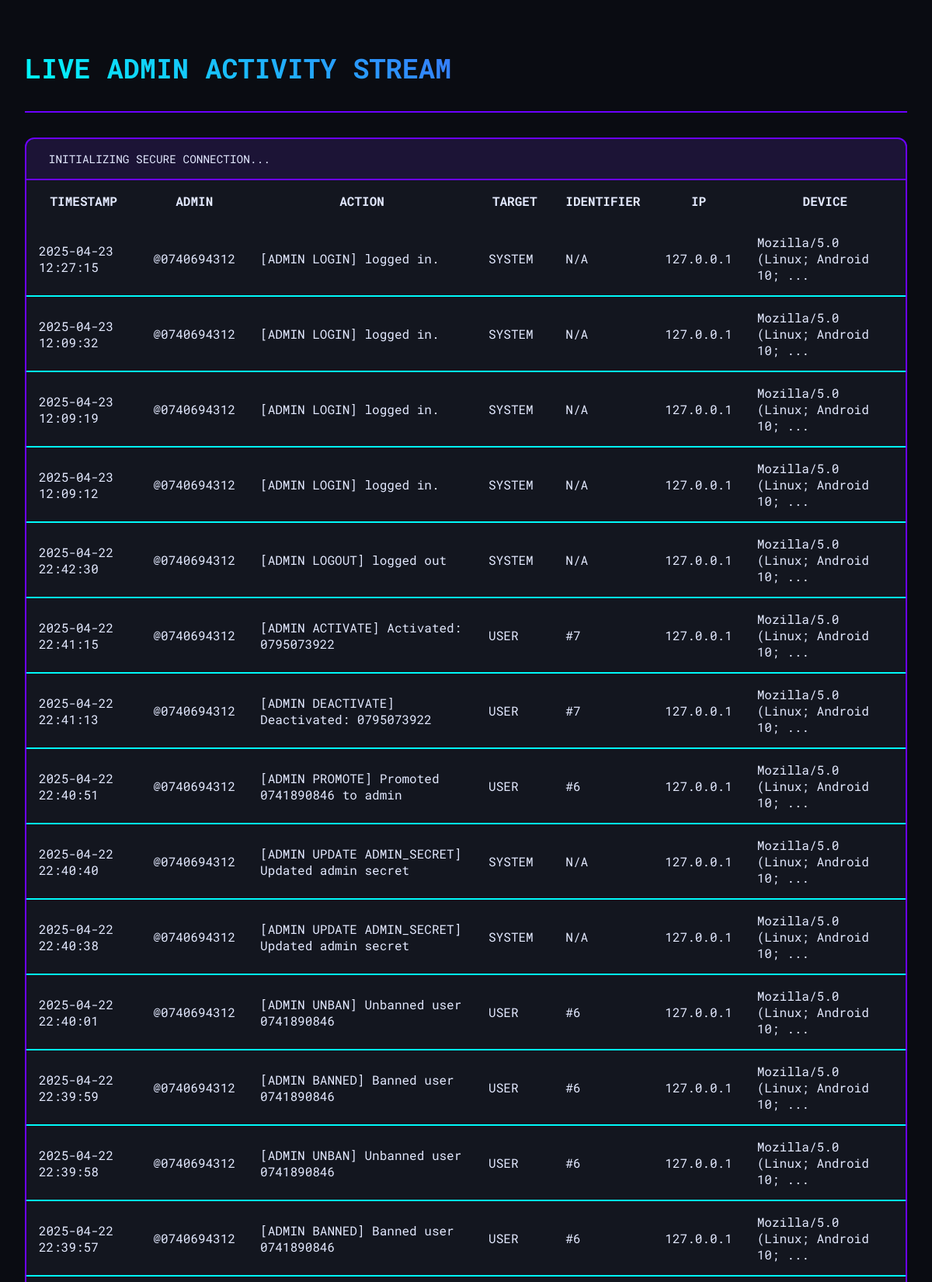
Screenshot of /admin/activities (signed in, upper part) with the database file from the repository.
### app.py (models this page shows)
class AdminActivity(db.Model):
    __tablename__ = 'admin_activity'
    id = db.Column(db.Integer, primary_key=True)
    admin_id = db.Column(db.Integer, db.ForeignKey('user.id'), nullable=True)
    action = db.Column(db.String(255), nullable=True)
    timestamp = db.Column(db.DateTime, default=nairobi_time,  nullable=True)
    target_type = db.Column(db.String(50),  nullable=True)
    target_id = db.Column(db.Integer,  nullable=True)
    ip_address = db.Column(db.String(45),  nullable=True)
    user_agent = db.Column(db.Text,  nullable=True)
    admin = db.relationship('User', backref=db.backref('admin_activities', lazy='dynamic'))
    __table_args__ = (
        Index('ix_activity_timestamp', 'timestamp'),
        Index('ix_activity_admin', 'admin_id'),
        Index('ix_activity_target', 'target_type', 'target_id'),
    )

class User(db.Model, UserMixin):
    id = db.Column(db.Integer, primary_key=True)
    mobile = db.Column(db.String(10), unique=True, nullable=False)
    email = db.Column(db.String(120), unique=True,  nullable=False)
    password = db.Column(db.String(255), nullable=False)
    role = db.Column(db.String(10), nullable=False, default='user')
    created_at = db.Column(db.DateTime, default=nairobi_time)
    profile_image = db.Column(db.String(255), default='/static/default-profile.png')
    location = db.Column(db.String(255), nullable=True)
    agreed = db.Column(db.Boolean, default=False)
    active = db.Column(db.Boolean, default=True)

### app.py (the view)
@app.route('/admin/activities')
@admin_required
def admin_activities():
    activities = AdminActivity.query.options(
        db.joinedload(AdminActivity.admin)
    ).order_by(AdminActivity.timestamp.desc()).limit(100).all()
    return render_template('activity_monitor.html', activities=activities)

### app.py (called while the page is built)
@app.before_request
def make_session_permanent():
    session.permanent = True

@app.before_request
def auto_logout_user():
    if current_user.is_authenticated:
        user = User.query.filter_by(id=current_user.id).first()
        if user and user.role != current_user.role:
            logout_user()
            flash("Role has changed. Please log in again.", "error")
            return redirect(url_for('login'))

def admin_required(f):
    @wraps(f)
    def decorated_function(*args, **kwargs):
        if not current_user.is_authenticated or current_user.role != 'admin':
            return abort(403)
        return f(*args, **kwargs)
    return decorated_function

@login_manager.user_loader
def load_user(user_id):
    return User.query.get(int(user_id))

@app.context_processor
def inject_csrf_token():
    from flask_wtf.csrf import generate_csrf
    return dict(csrf_token=generate_csrf)

### templates/activity_monitor.html (shortened to what this page needs)
<!DOCTYPE html>
<html lang="en">
<head>
    <link rel="stylesheet" href="https://cdn.jsdelivr.net/npm/@tabler/icons@latest/iconfont/tabler-icons.min.css">
</head>
<body>
    <div class="cyber-container">
        <header class="activity-header">
            <h1>
                LIVE ADMIN ACTIVITY STREAM
            </h1>
        </header>
        <div class="cyber-table">
            <div class="connection-status" id="connectionStatus">
                <span>INITIALIZING SECURE CONNECTION...</span>
            </div>
            <div class="scroll-container">
                <table>
                    <thead>
                        <tr>
                            <th>TIMESTAMP</th>
                            <th>ADMIN</th>
                            <th>ACTION</th>
                            <th>TARGET</th>
                            <th>IDENTIFIER</th>
                            <th>IP</th>
                            <th>DEVICE</th>
                        </tr>
                    </thead>
                    <tbody id="activityStream">
                        {% for activity in activities %}
                        <tr>
                            <td data-label="TIMESTAMP">{{ activity.timestamp.strftime('%Y-%m-%d %H:%M:%S') }}</td>
                            <td data-label="ADMIN">@{{ activity.admin.mobile }}</td>
                            <td data-label="ACTION">{{ activity.action }}</td>
                            <td data-label="TARGET">
                                <span class="badge badge-{{ activity.target_type }}">{{ (activity.target_type or 'system')|upper }}</span>
                            </td>
                            <td data-label="IDENTIFIER">
                                {% if activity.target_id %} #{{ activity.target_id }} {% else %} <span class="na">N/A</span> {% endif %}
                            </td>
                            <td data-label="IP" class="ip-address">{{ activity.ip_address }}</td>
                            <td data-label="DEVICE" class="device-info" title="{{ activity.user_agent }}">{{ activity.user_agent|truncate(35, True) }}</td>
                        </tr>
                        {% endfor %}
                    </tbody>
                </table>
            </div>
        </div>
    </div>
</body>
</html>

### templates/activity_monitor.html (style rules this page uses)
:root { --cyber-cyan: #00f9f9; --cyber-purple: #6c00ff; --bg-dark: #0a0c12; --surface: #13161f; --error-red: #ff4d4d; }
* { margin: 0; padding: 0; box-sizing: border-box; font-family: 'Roboto Mono', monospace; }
body { background: var(--bg-dark); color: #e3e9ff; min-height: 100vh; }
.cyber-container { max-width: 1600px; margin: 2rem auto; padding: 0 2rem; }
.activity-header { padding: 2rem 0; border-bottom: 2px solid var(--cyber-purple); margin-bottom: 2rem; }
.activity-header h1 { font-weight: 700; font-size: 2.2rem; background: linear-gradient(45deg, var(--cyber-cyan), var(--cyber-purple)); -webkit-background-clip: text; -webkit-text-fill-color: transparent; }
.cyber-table { background: var(--surface); border-radius: 12px; border: 2px solid var(--cyber-purple); overflow: hidden; }
.connection-status { padding: 1rem; background: rgba(108, 0, 255, 0.1); border-bottom: 2px solid var(--cyber-purple); display: flex; align-items: center; gap: 0.8rem; font-size: 0.9rem; }
.scroll-container { overflow-x: auto; width: 100%; }
table { width: 100%; border-collapse: collapse; }
th, td { padding: 1rem; font-size: 1rem; }
td { border-bottom: 2px solid var(--cyber-cyan); }

### rows the page displays
AdminActivity: timestamp "2025-04-23 12:27:15", admin.mobile "0740694312", action "[ADMIN LOGIN] logged in.", target_type "SYSTEM", shows "N/A", ip_address "127.0.0.1", user_agent "Mozilla/5.0 (Linux; Android 10; ..."
AdminActivity: timestamp "2025-04-23 12:09:32", admin.mobile "0740694312", action "[ADMIN LOGIN] logged in.", target_type "SYSTEM", shows "N/A", ip_address "127.0.0.1", user_agent "Mozilla/5.0 (Linux; Android 10; ..."
AdminActivity: timestamp "2025-04-23 12:09:19", admin.mobile "0740694312", action "[ADMIN LOGIN] logged in.", target_type "SYSTEM", shows "N/A", ip_address "127.0.0.1", user_agent "Mozilla/5.0 (Linux; Android 10; ..."
AdminActivity: timestamp "2025-04-23 12:09:12", admin.mobile "0740694312", action "[ADMIN LOGIN] logged in.", target_type "SYSTEM", shows "N/A", ip_address "127.0.0.1", user_agent "Mozilla/5.0 (Linux; Android 10; ..."
AdminActivity: timestamp "2025-04-22 22:42:30", admin.mobile "0740694312", action "[ADMIN LOGOUT] logged out", target_type "SYSTEM", shows "N/A", ip_address "127.0.0.1", user_agent "Mozilla/5.0 (Linux; Android 10; ..."
AdminActivity: timestamp "2025-04-22 22:41:15", admin.mobile "0740694312", action "[ADMIN ACTIVATE] Activated: 0795073922", target_type "USER", target_id "7", ip_address "127.0.0.1", user_agent "Mozilla/5.0 (Linux; Android 10; ..."
AdminActivity: timestamp "2025-04-22 22:41:13", admin.mobile "0740694312", action "[ADMIN DEACTIVATE] Deactivated: 0795073922", target_type "USER", target_id "7", ip_address "127.0.0.1", user_agent "Mozilla/5.0 (Linux; Android 10; ..."
AdminActivity: timestamp "2025-04-22 22:40:51", admin.mobile "0740694312", action "[ADMIN PROMOTE] Promoted 0741890846 to admin", target_type "USER", target_id "6", ip_address "127.0.0.1", user_agent "Mozilla/5.0 (Linux; Android 10; ..."
AdminActivity: timestamp "2025-04-22 22:40:40", admin.mobile "0740694312", action "[ADMIN UPDATE ADMIN_SECRET] Updated admin secret", target_type "SYSTEM", shows "N/A", ip_address "127.0.0.1", user_agent "Mozilla/5.0 (Linux; Android 10; ..."
AdminActivity: timestamp "2025-04-22 22:40:38", admin.mobile "0740694312", action "[ADMIN UPDATE ADMIN_SECRET] Updated admin secret", target_type "SYSTEM", shows "N/A", ip_address "127.0.0.1", user_agent "Mozilla/5.0 (Linux; Android 10; ..."
AdminActivity: timestamp "2025-04-22 22:40:01", admin.mobile "0740694312", action "[ADMIN UNBAN] Unbanned user 0741890846", target_type "USER", target_id "6", ip_address "127.0.0.1", user_agent "Mozilla/5.0 (Linux; Android 10; ..."
AdminActivity: timestamp "2025-04-22 22:39:59", admin.mobile "0740694312", action "[ADMIN BANNED] Banned user 0741890846", target_type "USER", target_id "6", ip_address "127.0.0.1", user_agent "Mozilla/5.0 (Linux; Android 10; ..."
AdminActivity: timestamp "2025-04-22 22:39:58", admin.mobile "0740694312", action "[ADMIN UNBAN] Unbanned user 0741890846", target_type "USER", target_id "6", ip_address "127.0.0.1", user_agent "Mozilla/5.0 (Linux; Android 10; ..."
AdminActivity: timestamp "2025-04-22 22:39:57", admin.mobile "0740694312", action "[ADMIN BANNED] Banned user 0741890846", target_type "USER", target_id "6", ip_address "127.0.0.1", user_agent "Mozilla/5.0 (Linux; Android 10; ..."
